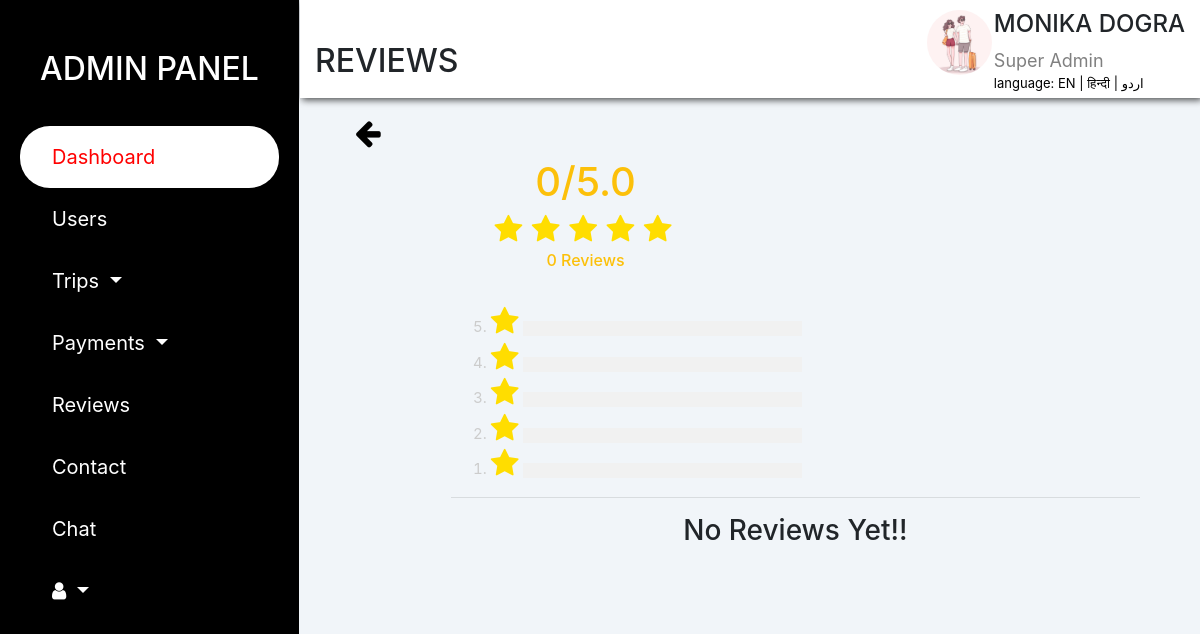
The app's page /weekend/explore/review_details.php (signed in) with its own data.
### tables this page shows
CREATE TABLE `user_tbl` (
  `u_id` smallint(8) UNSIGNED NOT NULL,
  `f_name` varchar(20) DEFAULT NULL,
  `l_name` varchar(20) DEFAULT NULL,
  `email` varchar(40) NOT NULL,
  `pswd` varchar(40) DEFAULT NULL,
  `status` tinyint(1) NOT NULL DEFAULT 0,
  `gender` char(6) NOT NULL DEFAULT 'Gender',
  `phone_no` char(10) NOT NULL,
  `alt_phone_no` char(10) NOT NULL,
  `zipcode` char(6) NOT NULL,
  `city` varchar(80) NOT NULL,
  `state` varchar(30) NOT NULL,
  `profile_pic` varchar(50) NOT NULL DEFAULT 'default.svg',
  `online` tinyint(1) NOT NULL DEFAULT 0,
  `reg_date` date NOT NULL DEFAULT current_timestamp()
);

### weekend/explore/new.php (called while the page is built, shortened)
<?php
 if (isset($_GET['lang'])) {
     $set_lang=$_GET['lang'];
  }else{
    $set_lang='en';
  }
  $lang=array();
if ($set_lang=='en') {
   $lang['lang']='Language';
  $lang['admin']='ADMIN PANEL';
  $lang['dash']='DASHBOARD';
  $lang['user']='USERS';
  $lang['trip']='Trips';
  $lang['pays']='Payments';
  $lang['s_dash']='Dashboard';
  $lang['rev']='Reviews';
  $lang['cont']='Contact';
  $lang['cht']='Chat';
  $lang['s_dash']='Dashboard';
  $lang['tang']='Users';
  $lang['trips']='Trips';
  $lang['confirm']='Confirmed trips';
  $lang['name']='MONIKA DOGRA';
  $lang['super']='Super Admin';
  $lang['traf']='Traffic';
  $lang['recent']='NEW TRIPS';
  $lang['t_title']='Trips Title';
  $lang['dat']='Date';
  $lang['status']='Status';
  $lang['see']='See All';
  $lang['new']='NEW USERS';
  $lang['mem']='Members';
  $lang['nam']='Name';
  $lang['acc_v']='Date';
  $lang['det']='Details';
  $lang['int']='Interest';
  $lang ['users_d']='USERS DETAILS';
  $lang ['email']='Email';
  $lang ['gen']='Gender';
  $lang ['phone']='Phone no.';
  $lang ['alt']='Alt P_no.';
  $lang ['add']='Address';
  $lang ['zip']='Zipcode';
  $lang ['verf']='Verification';
  $lang ['del']='delete';
  $lang['trans']='TRANSACTIONS';
   $lang ['trans_d']='TRANSACTION DETAILS';
   $lang['trip_n']='Trip name';
   $lang['fee']='Fee';
   $lang['p_memb']='Paid member';
   $lang['opera']='Operation';
   $lang['see_m']='see more';
   $lang['trip_d']='TRIPS DETAILS';
   $lang ['sch']='SCHEDULE';
   $lang ['vid']='VIDEO';
   $lang ['detl']='DETAILS';
   $lang ['vaish']='VAISHNO DEVI';
   $lang ['pick']='Pickup Address';
   $lang ['arr_t']='Arrival Time';
   $lang ['fr']='From';
   $lang ['to']='To';
   $lang ['dest']='Destination';
   $lang ['fe_per']='Fee/Person';
   $lang ['stay']='Stay';
   $lang ['pos']='Post on';
   $lang ['note']='Note';
   $lang ['up']='UPDATE';
}

### weekend/explore/php/code.php (called while the page is built, shortened)
<?php
abstract class clsConnection
{
    public function __construct()
    {
        $dbHost="localhost";
        $dbName="explore";
        $dbUser="root";
        $dbPassword="";
        try
        {
            $this->dbConn= new PDO("mysql:host=$dbHost;dbname=$dbName",$dbUser,$dbPassword);
        }
        catch(PDOException $e)
        {
            Echo "Connection failed" . $e->getMessage();
        }
    }
}
class clsUser extends clsConnection implements I_User
{
    public function GetUserDetail($u_id){
        try{
             $sql="SELECT * FROM user_tbl where u_id=:u_id";
             $stmt=$this->dbConn->prepare($sql);
             $stmt->bindParam(':u_id',$u_id);
             $stmt->execute();
             $result=$stmt->fetchAll();
           return $result;
        }
        catch (PDOException $e){
            echo "User Details Error:".$e->getMessage();
        }
    }
}
class clsReview extends clsConnection implements I_Review
{
    public function CountReview($plan_id){
        try{
             $sql="SELECT Count(comment) from review where plan_id=:plan_id";
             $stmt=$this->dbConn->prepare($sql);
             $stmt->bindParam(':plan_id',$plan_id);
             $stmt->execute();
             $result=$stmt->fetchAll();
           return $result;
        }
        catch (PDOException $e){
            echo "Address Insert Error:".$e->getMessage();
        }
    }
    public function UserReviews($plan_id){
        try{
             $sql="SELECT * FROM review WHERE plan_id=:plan_id";
             $stmt=$this->dbConn->prepare($sql);
             $stmt->bindParam(':plan_id',$plan_id);
             $stmt->execute();
             $result=$stmt->fetchAll();
           return $result;
        }
        catch (PDOException $e){
            echo "Review Fetch Error:".$e->getMessage();
        }
    }
       public function TripReviews($plan_id){
        try{
             $sql="SELECT AVG(rating) FROM review WHERE plan_id=:plan_id";
             $stmt=$this->dbConn->prepare($sql);
             $stmt->bindParam(':plan_id',$plan_id);
             $stmt->execute();
             $result=$stmt->fetchAll();
           return $result;
        }
        catch (PDOException $e){
            echo "Review Fetch Error:".$e->getMessage();
        }
    }
}
?>

### weekend/explore/review_details.php (the view, shortened to what this page needs)
<?php session_start();
     require_once('php/code.php');
     $weekend_id=$_SESSION['weekend_id'];
     $u_id=$_SESSION['u_id'];
     $U_Obj=new clsUser();
     $fun=$U_Obj->GetUserDetail($u_id);
     $profile_pic="";
     foreach ($fun as $arr) {
        $a_name=$arr['f_name']." ".$arr['l_name'];
        $profile_pic=$arr['profile_pic'];
     }
 ?>
<!DOCTYPE html>
<html>
<head>
  <?php include'links/links.php'; ?>
    <link rel="stylesheet" href="css/review_details.css">
</head>
<body>
     <div class="container-fluid">
      <div class="row">
            <?php include'title_bar.php'; ?>
           <div class="col-md-9 col-sm-12">
               <div class="row dash_content">
                  <div class="col-12 header">
                    <div>
                   <h3> <i class="fa fa-bars" id="fa-bars" onclick="show();"></i></h3><h2><?php echo $lang['rev_w'];?></h2></div>
                    <div class="profile">
                      <div class="img">
                        <img src="../login/photo/<?php echo $profile_pic; ?>">
                      </div>
                      <h4><?php echo  $a_name;?></h4>
                      <span><?php echo $lang['super'];?></span>
                          <div class="multi_lang" >
                           <?php echo $lang['lang']; ?>: <a href="review_details.php?lang=en">EN | </a><a href="review_details.php?lang=hi">हिन्दी</a><a href="review_details.php?lang=ur"> | اردو</a>
                        </div>
                    </div>
                  </div>
          <div class="col-lg-12">
            <a href="review_tbl.php?lang=<?php echo $set_lang; ?>"> <i class="fa fa-arrow-left"></i></a>
              <div class="form-div">
       <div class="container-fluid">
         <div class="row">
          <div class="col-md-12">
            <div class="review_title">
            <div class="col-md-5">
                <div class="rating">
                  <?php
                       $R_Obj=new clsReview();
                       $average=$R_Obj->TripReviews($weekend_id);
                       $count_comment=$R_Obj->CountReview($weekend_id);
                       foreach ($average as $avr_arr) {
                        $aver=$avr_arr['AVG(rating)'];
                       }
                       foreach ($count_comment as $avr_arr) {
                         $count_r=$avr_arr['Count(comment)'];
                       }
                  ?>
                    <h1><?php if ($aver){ echo $aver;}else{echo "0";} ?>/5.0</h1>
                    <div class="stars">
                        <ul>
                          <?php
                               switch ($aver) {
                                  ?>
                                     <?php
                                 default:
                                   for($i=1;$i<=5;$i++){
                                  ?>
                                   <li class="star"><i class="fa fa-star"></i></li>
                                   <?php }
                               }
                               ?>
                        </ul>
                    </div>
                    <h6><?php echo $count_r; ?> Reviews</h6>
                </div>
            </div>
            <div class="col-md-7">
                 <div class="bar_stars">
                        <ol type="1" reversed>
                          <?php
                              for ($i=5; $i >=1; $i--) {
                          ?>
                            <li class="star">
                              <i class="fa fa-star"></i>
                               <div class="skill-bar">
                               </div>
                           </li>
                           <?php
                             }
                           ?>
                        </ol>
                    </div>
              </div>
            <div class="col-12"><hr>
               <?php
                     $r_result=$R_Obj->UserReviews($weekend_id);
                     if ($r_result) {
                        $arr_data=array();
                        foreach($r_result as $arr_data){
                          $u_id=$arr_data['u_id'];
                     $functionObj=new clsUser();
                     $fun_result=$functionObj->GetUserDetail($u_id);
                     $rowarr=array();
                     foreach ($fun_result as $rowarr) {
                ?>
                <div class="box">
                    <img src="../img/<?php echo $rowarr['profile_pic']; ?>">
                    <div class="post">
                     <div class="stars">
                        <ul>
                          <?php
                             for ($i=1; $i <=$arr_data['rating'] ; $i++) {
                          ?>
                            <li class="star"><i class="fa fa-star"></i></li>
                          <?php } ?>
                        </ul>
                    </div>
                    <h6><?php echo $arr_data['comment']; ?></h6>
                    <small>By <?php echo $rowarr['f_name']." ".$rowarr['l_name']; ?><span> on</span> <?php echo $arr_data['post_date']; ?></small>
                   </div>
                   <div class="edit">
                      <button class="btn btn-danger" value="<?php echo $arr_data['review_id']; ?>" onclick="delete_review(this);"><?php echo $lang['del'];?></button>
                   </div>
                </div>
                <hr class="hr">
                <?php
                  }
                     }
                   }else{
                      echo "<center><h3>".$lang['no_review']."</h3></center><br>";
                   }
                   ?>
            </div>
        </div>
    </div>
            </div>
               </div>
               </div>
           </div>
        </div>
     </div>
</body>
</html>

### weekend/explore/css/review_details.css (style rules this page uses)
body { background: #f1f5f9; }
.header { background:#fff; display: flex; justify-content: space-between; box-shadow: 2px 2px 7px rgba(0,0,0,0.7); }
.dash_content { padding-bottom: 0px; }
.profile .img { position: absolute; right: 13rem; top: 10px; width: 65px; }
.profile img { width: 100%; border-radius: 35px; }
.profile h4 { padding-top: 10px; text-transform: uppercase; }
.profile span { color: grey; font-size: 18px; }
.multi_lang { color: black; font-size: 13px; padding-bottom: 5px; }
.multi_lang a { color: black; }
.form-div { width: 100%; padding: 0rem 0rem; height:85vh; }
.fa-arrow-left { padding: 20px 40px; font-size:30px; cursor: pointer; color:black; float: left; }
.review_title { padding-top: 40px; padding-left: 12%; }
.review_title { padding-top: 40px; padding-left: 0; }
.review_title i { font-size: 30px; color: var(--secondary-color); }
.review_title h1 { color: var(--secondary-color); }
.stars ul li { display: inline-block; padding-right: 5px; }
.stars ul { padding-left: 0; margin-bottom: 5px; }
.rating { padding: 20px; text-align: center; }
.rating h1,.rating h6 { color: #fcc00a; }
.stars .star { color:#ffdd00; list-style: none; font-size: 1rem; }
.bar_stars ol { color:#cccccc; font-size: 15px; padding-top: 5px; }
.bar_stars ol li { padding-top: 3px; }
.bar_stars ol li i { color: #ffdd00; }
.skill-bar { display: inline-flex; background-color: #f1f1f1; width: 80%; }

### records on screen
user_tbl: profile_pic (picture), a_name "MONIKA DOGRA"

### other values on screen
$lang['admin'] "ADMIN PANEL"
$lang['s_dash'] "Dashboard"
$lang['tang'] "Users"
$lang['trip'] "Trips"
$lang['pays'] "Payments"
$lang['rev'] "Reviews"
$lang['cont'] "Contact"
$lang['cht'] "Chat"
$lang['rev_w'] "REVIEWS"
$lang['super'] "Super Admin"
$lang['lang'] "language"
$count_r "0"
$lang['no_review'] "No Reviews Yet!!"
